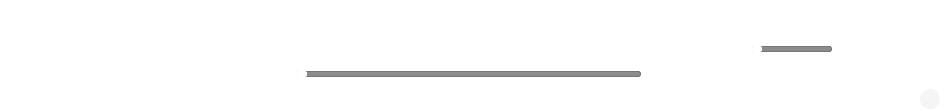
     <widget class="QFrame" name="PlayerPane">
      <property name="minimumSize">
       <size>
        <width>0</width>
        <height>100</height>
       </size>
      </property>
      <property name="maximumSize">
       <size>
        <width>16777215</width>
        <height>112</height>
       </size>
      </property>
      <property name="styleSheet">
       <string notr="true">background-color:rgba(0,0,0,80);
border-top:1px solid rgba(255,255,255,180);
border-top-left-radius:0px;
border-top-right-radius:0px;

background:transparent;</string>
      </property>
      <property name="frameShape">
       <enum>QFrame::StyledPanel</enum>
      </property>
      <property name="frameShadow">
       <enum>QFrame::Raised</enum>
      </property>
      <layout class="QGridLayout" name="gridLayout_4">
       <property name="leftMargin">
        <number>0</number>
       </property>
       <property name="topMargin">
        <number>0</number>
       </property>
       <property name="rightMargin">
        <number>0</number>
       </property>
       <property name="bottomMargin">
        <number>0</number>
       </property>
       <property name="spacing">
        <number>0</number>
       </property>
       <item row="0" column="0">
        <widget class="QFrame" name="player_frame">
         <property name="maximumSize">
          <size>
           <width>16777215</width>
           <height>95</height>
          </size>
         </property>
         <property name="styleSheet">
          <string notr="true">background-color:rgba(0,0,0,0);
color:white;
border:none;
border-radius:0px;
border-top-left-radius:0px;
border-top-right-radius:0px;</string>
         </property>
         <property name="frameShape">
          <enum>QFrame::StyledPanel</enum>
         </property>
         <property name="frameShadow">
          <enum>QFrame::Raised</enum>
         </property>
         <layout class="QHBoxLayout" name="horizontalLayout_6">
          <property name="spacing">
           <number>5</number>
          </property>
          <property name="leftMargin">
           <number>6</number>
          </property>
          <property name="topMargin">
           <number>9</number>
          </property>
          <property name="rightMargin">
           <number>5</number>
          </property>
          <property name="bottomMargin">
           <number>0</number>
          </property>
          <item>
           <widget class="QFrame" name="MediaInfo">
            <property name="minimumSize">
             <size>
              <width>200</width>
              <height>72</height>
             </size>
            </property>
            <property name="maximumSize">
             <size>
              <width>200</width>
              <height>16777215</height>
             </size>
            </property>
            <property name="frameShape">
             <enum>QFrame::StyledPanel</enum>
            </property>
            <property name="frameShadow">
             <enum>QFrame::Raised</enum>
            </property>
            <layout class="QGridLayout" name="gridLayout_18">
             <property name="rightMargin">
              <number>9</number>
             </property>
             <property name="bottomMargin">
              <number>11</number>
             </property>
             <item row="0" column="0">
              <widget class="QLabel" name="cover_art">
               <property name="minimumSize">
                <size>
                 <width>0</width>
                 <height>40</height>
                </size>
               </property>
               <property name="maximumSize">
                <size>
                 <width>50</width>
                 <height>50</height>
                </size>
               </property>
               <property name="styleSheet">
                <string notr="true">border:1px solid rgba(255,255,255,100); border-radius:25px;</string>
               </property>
               <property name="text">
                <string/>
               </property>
              </widget>
             </item>
             <item row="0" column="1">
              <widget class="QFrame" name="MediaInfo_frame">
               <property name="frameShape">
                <enum>QFrame::StyledPanel</enum>
               </property>
               <property name="frameShadow">
                <enum>QFrame::Raised</enum>
               </property>
               <layout class="QVBoxLayout" name="verticalLayout_3">
                <item>
                 <widget class="QLabel" name="title">
                  <property name="font">
                   <font>
                    <family>Inter 18pt</family>
                    <pointsize>10</pointsize>
                   </font>
                  </property>
                  <property name="text">
                   <string>The Hills </string>
                  </property>
                  <property name="buddy">
                   <cstring></cstring>
                  </property>
                 </widget>
                </item>
                <item>
                 <widget class="QLabel" name="artist">
                  <property name="font">
                   <font>
                    <family>Inter 18pt</family>
                    <pointsize>9</pointsize>
                   </font>
                  </property>
                  <property name="styleSheet">
                   <string notr="true">color:rgba(255,255,255,200);</string>
                  </property>
                  <property name="text">
                   <string>The Weeknd</string>
                  </property>
                 </widget>
                </item>
               </layout>
              </widget>
             </item>
            </layout>
           </widget>
          </item>
          <item>
           <spacer name="horizontalSpacer_7">
            <property name="orientation">
             <enum>Qt::Horizontal</enum>
            </property>
            <property name="sizeHint" stdset="0">
             <size>
              <width>40</width>
              <height>20</height>
             </size>
            </property>
           </spacer>
          </item>
          <item>
           <widget class="QFrame" name="MediaControls">
            <property name="styleSheet">
             <string notr="true">border-top-left-radius:0px;
border-top-right-radius:0px;</string>
            </property>
            <property name="frameShape">
             <enum>QFrame::StyledPanel</enum>
            </property>
            <property name="frameShadow">
             <enum>QFrame::Raised</enum>
            </property>
            <layout class="QVBoxLayout" name="verticalLayout_5">
             <property name="spacing">
              <number>0</number>
             </property>
             <property name="leftMargin">
              <number>0</number>
             </property>
             <property name="topMargin">
              <number>0</number>
             </property>
             <property name="rightMargin">
              <number>0</number>
             </property>
             <property name="bottomMargin">
              <number>0</number>
             </property>
             <item>
              <widget class="QFrame" name="controls_frame">
               <property name="minimumSize">
                <size>
                 <width>0</width>
                 <height>48</height>
                </size>
               </property>
               <property name="frameShape">
                <enum>QFrame::StyledPanel</enum>
               </property>
               <property name="frameShadow">
                <enum>QFrame::Raised</enum>
               </property>
               <layout class="QGridLayout" name="gridLayout_19">
                <property name="leftMargin">
                 <number>0</number>
                </property>
                <property name="topMargin">
                 <number>2</number>
                </property>
                <property name="rightMargin">
                 <number>0</number>
                </property>
                <property name="bottomMargin">
                 <number>2</number>
                </property>
                <property name="spacing">
                 <number>6</number>
                </property>
                <item row="0" column="1">
                 <widget class="QPushButton" name="shuffleBtn">
                  <property name="minimumSize">
                   <size>
                    <width>34</width>
                    <height>34</height>
                   </size>
                  </property>
                  <property name="maximumSize">
                   <size>
                    <width>34</width>
                    <height>34</height>
                   </size>
                  </property>
                  <property name="styleSheet">
                   <string notr="true">QPushButton {
background-color:rgba(0,0,0,0); 
color:white;
border-radius:17px;
padding:0px;
}

QPushButton:hover {
background-color:rgba(255, 255, 255,30); 
color:white;
border-radius:17px;
padding:0px;
}

QPushButton:pressed {
background-color:rgba(255, 255, 255,50); 
color:white;
border-radius:17px;
padding:0px;
}</string>
                  </property>
                  <property name="text">
                   <string/>
                  </property>
                  <property name="icon">
                   <iconset>
                    <normaloff>../../Downloads/icons8-shuffle-60.png</normaloff>../../Downloads/icons8-shuffle-60.png</iconset>
                  </property>
                  <property name="iconSize">
                   <size>
                    <width>22</width>
                    <height>22</height>
                   </size>
                  </property>
                 </widget>
                </item>
                <item row="0" column="5">
                 <widget class="QPushButton" name="repeatBtn">
                  <property name="minimumSize">
                   <size>
                    <width>34</width>
                    <height>34</height>
                   </size>
                  </property>
                  <property name="maximumSize">
                   <size>
                    <width>34</width>
                    <height>34</height>
                   </size>
                  </property>
                  <property name="styleSheet">
                   <string notr="true">QPushButton {
background-color:rgba(0,0,0,0); 
color:white;
border-radius:17px;
padding:0px;
}

QPushButton:hover {
background-color:rgba(255, 255, 255,30); 
color:white;
border-radius:17px;
padding:0px;
}

QPushButton:pressed {
background-color:rgba(255, 255, 255,50); 
color:white;
border-radius:17px;
padding:0px;
}</string>
                  </property>
                  <property name="text">
                   <string/>
                  </property>
                  <property name="icon">
                   <iconset>
                    <normaloff>../../Downloads/icons8-repeat-60.png</normaloff>../../Downloads/icons8-repeat-60.png</iconset>
                  </property>
                  <property name="iconSize">
                   <size>
                    <width>20</width>
                    <height>20</height>
                   </size>
                  </property>
                 </widget>
                </item>
                <item row="0" column="0">
                 <spacer name="horizontalSpacer_8">
                  <property name="orientation">
                   <enum>Qt::Horizontal</enum>
                  </property>
                  <property name="sizeHint" stdset="0">
                   <size>
                    <width>111</width>
                    <height>20</height>
                   </size>
                  </property>
                 </spacer>
                </item>
                <item row="0" column="3">
                 <widget class="QPushButton" name="playBtn">
                  <property name="minimumSize">
                   <size>
                    <width>40</width>
                    <height>38</height>
                   </size>
                  </property>
                  <property name="maximumSize">
                   <size>
                    <width>40</width>
                    <height>38</height>
                   </size>
                  </property>
                  <property name="styleSheet">
                   <string notr="true">QPushButton {
background-color:rgba(0,0,0,0); 
color:white;
border-radius:19px;
padding:0px;
}

QPushButton:hover {
background-color:rgba(255, 255, 255,30); 
color:white;
border-radius:19px;
padding:0px;
}

QPushButton:pressed {
background-color:rgba(255, 255, 255,50); 
color:white;
border-radius:19px;
padding:0px;
}</string>
                  </property>
                  <property name="text">
                   <string/>
                  </property>
                  <property name="icon">
                   <iconset>
                    <normaloff>../../Downloads/icons8-pause-button-60.png</normaloff>../../Downloads/icons8-pause-button-60.png</iconset>
                  </property>
                  <property name="iconSize">
                   <size>
                    <width>42</width>
                    <height>42</height>
                   </size>
                  </property>
                 </widget>
                </item>
                <item row="0" column="2">
                 <widget class="QPushButton" name="prevBtn">
                  <property name="minimumSize">
                   <size>
                    <width>38</width>
                    <height>38</height>
                   </size>
                  </property>
                  <property name="maximumSize">
                   <size>
                    <width>38</width>
                    <height>38</height>
                   </size>
                  </property>
                  <property name="styleSheet">
                   <string notr="true">QPushButton {
background-color:rgba(0,0,0,0); 
color:white;
border-radius:19px;
padding:0px;
}

QPushButton:hover {
background-color:rgba(255, 255, 255,30); 
color:white;
border-radius:19px;
padding:0px;
}

QPushButton:pressed {
background-color:rgba(255, 255, 255,50); 
color:white;
border-radius:19px;
padding:0px;
}</string>
                  </property>
                  <property name="text">
                   <string/>
                  </property>
                  <property name="icon">
                   <iconset>
                    <normaloff>../../Downloads/icons8-skip-to-start-60.png</normaloff>../../Downloads/icons8-skip-to-start-60.png</iconset>
                  </property>
                  <property name="iconSize">
                   <size>
                    <width>24</width>
                    <height>24</height>
                   </size>
                  </property>
                 </widget>
                </item>
                <item row="0" column="4">
                 <widget class="QPushButton" name="nextBtn">
                  <property name="minimumSize">
                   <size>
                    <width>38</width>
                    <height>38</height>
                   </size>
                  </property>
                  <property name="maximumSize">
                   <size>
                    <width>38</width>
                    <height>38</height>
                   </size>
                  </property>
                  <property name="styleSheet">
                   <string notr="true">QPushButton {
background-color:rgba(0,0,0,0); 
color:white;
border-radius:19px;
padding:0px;
}

QPushButton:hover {
background-color:rgba(255, 255, 255,30); 
color:white;
border-radius:19px;
padding:0px;
}

QPushButton:pressed {
background-color:rgba(255, 255, 255,50); 
color:white;
border-radius:19px;
padding:0px;
}</string>
                  </property>
                  <property name="text">
                   <string/>
                  </property>
                  <property name="icon">
                   <iconset>
                    <normaloff>../../Downloads/icons8-end-60.png</normaloff>../../Downloads/icons8-end-60.png</iconset>
                  </property>
                  <property name="iconSize">
                   <size>
                    <width>24</width>
                    <height>24</height>
                   </size>
                  </property>
                 </widget>
                </item>
                <item row="0" column="6">
                 <spacer name="horizontalSpacer_9">
                  <property name="orientation">
                   <enum>Qt::Horizontal</enum>
                  </property>
                  <property name="sizeHint" stdset="0">
                   <size>
                    <width>117</width>
                    <height>20</height>
                   </size>
                  </property>
                 </spacer>
                </item>
               </layout>
              </widget>
             </item>
             <item>
              <widget class="QFrame" name="MediaTimeFrame">
               <property name="maximumSize">
                <size>
                 <width>16777215</width>
                 <height>30</height>
                </size>
               </property>
               <property name="styleSheet">
                <string notr="true">border-top-left-radius:0px;
border-top-right-radius:0px;</string>
               </property>
               <property name="frameShape">
                <enum>QFrame::StyledPanel</enum>
               </property>
               <property name="frameShadow">
                <enum>QFrame::Raised</enum>
               </property>
               <layout class="QHBoxLayout" name="horizontalLayout_7">
                <item>
                 <widget class="QLabel" name="current_time">
                  <property name="font">
                   <font>
                    <family>Inter 18pt</family>
                   </font>
                  </property>
                  <property name="styleSheet">
                   <string notr="true">background-color:rgba(0,0,0,0); color:white;</string>
                  </property>
                  <property name="text">
                   <string>00:00</string>
                  </property>
                 </widget>
                </item>
                <item>
                 <widget class="QSlider" name="progress">
                  <property name="maximumSize">
                   <size>
                    <width>16777215</width>
                    <height>8</height>
                   </size>
                  </property>
                  <property name="sizeIncrement">
                   <size>
                    <width>0</width>
                    <height>8</height>
                   </size>
                  </property>
                  <property name="styleSheet">
                   <string notr="true">QSlider::groove:horizontal {
    height: 6px;
	background-color: rgba(0,0,0, 100);
    border-radius: 3px;
}

QSlider::handle:horizontal {
    background: #FFFFFF;
    width: 10px;
    height: 4px;
    border-radius: 2px;

}
QSlider::handle:horizontal:hover{
    background: rgb(245,245,245);
    width: 10px;
    height: 4px;
	border-radius:2px;
}

QSlider::sub-page:horizontal {
    background: #FFFFFF;
    border: 1px solid rgba(0,0,0, 50);
    height: 10px;
    border-radius: 2px;
}
QSlider::add-page:horizontal {
	background-color: rgba(0,0,0, 25);
    border: 1px solid rgba(0,0,0, 50);
    height: 10px;
    border-radius: 2px;
}
</string>
                  </property>
                  <property name="pageStep">
                   <number>0</number>
                  </property>
                  <property name="orientation">
                   <enum>Qt::Horizontal</enum>
                  </property>
                 </widget>
                </item>
                <item>
                 <widget class="QLabel" name="end_time">
                  <property name="font">
                   <font>
                    <family>Inter 18pt</family>
                   </font>
                  </property>
                  <property name="styleSheet">
                   <string notr="true">background-color:rgba(0,0,0,0); color:white;</string>
                  </property>
                  <property name="text">
                   <string>00:00</string>
                  </property>
                 </widget>
                </item>
               </layout>
              </widget>
             </item>
            </layout>
           </widget>
          </item>
          <item>
           <spacer name="horizontalSpacer_10">
            <property name="orientation">
             <enum>Qt::Horizontal</enum>
            </property>
            <property name="sizeHint" stdset="0">
             <size>
              <width>40</width>
              <height>20</height>
             </size>
            </property>
           </spacer>
          </item>
          <item>
           <widget class="QFrame" name="SideControls">
            <property name="frameShape">
             <enum>QFrame::StyledPanel</enum>
            </property>
            <property name="frameShadow">
             <enum>QFrame::Raised</enum>
            </property>
            <layout class="QHBoxLayout" name="horizontalLayout_4">
             <item>
              <widget class="QFrame" name="volumeControlsFrame">
               <property name="frameShape">
                <enum>QFrame::StyledPanel</enum>
               </property>
               <property name="frameShadow">
                <enum>QFrame::Raised</enum>
               </property>
               <layout class="QHBoxLayout" name="horizontalLayout_3">
                <property name="leftMargin">
                 <number>0</number>
                </property>
                <property name="topMargin">
                 <number>0</number>
                </property>
                <property name="rightMargin">
                 <number>0</number>
                </property>
                <property name="bottomMargin">
                 <number>0</number>
                </property>
                <item>
                 <widget class="QFrame" name="VolumeSliderFrame">
                  <property name="minimumSize">
                   <size>
                    <width>102</width>
                    <height>0</height>
                   </size>
                  </property>
                  <property name="maximumSize">
                   <size>
                    <width>102</width>
                    <height>16777215</height>
                   </size>
                  </property>
                  <property name="frameShape">
                   <enum>QFrame::StyledPanel</enum>
                  </property>
                  <property name="frameShadow">
                   <enum>QFrame::Raised</enum>
                  </property>
                  <layout class="QGridLayout" name="gridLayout">
                   <item row="0" column="0">
                    <widget class="QSlider" name="volume">
                     <property name="minimumSize">
                      <size>
                       <width>80</width>
                       <height>8</height>
                      </size>
                     </property>
                     <property name="maximumSize">
                      <size>
                       <width>80</width>
                       <height>8</height>
                      </size>
                     </property>
                     <property name="sizeIncrement">
                      <size>
                       <width>40</width>
                       <height>8</height>
                      </size>
                     </property>
                     <property name="styleSheet">
                      <string notr="true">QSlider::groove:horizontal {
    height: 6px;
	background-color: rgba(0,0,0, 100);
    border-radius: 3px;
}

QSlider::handle:horizontal {
    background: #FFFFFF;
    width: 10px;
    height: 4px;
    border-radius: 2px;

}
QSlider::handle:horizontal:hover{
    background: rgb(245,245,245);
    width: 10px;
    height: 4px;
	border-radius:2px;
}

QSlider::sub-page:horizontal {
    background: #FFFFFF;
    border: 1px solid rgba(0,0,0, 50);
    height: 10px;
    border-radius: 2px;
}
QSlider::add-page:horizontal {
	background-color: rgba(0,0,0, 25);
    border: 1px solid rgba(0,0,0, 50);
    height: 10px;
    border-radius: 2px;
}
</string>
                     </property>
                     <property name="pageStep">
                      <number>0</number>
                     </property>
                     <property name="orientation">
                      <enum>Qt::Horizontal</enum>
                     </property>
                    </widget>
                   </item>
                  </layout>
                 </widget>
                </item>
                <item>
                 <widget class="QPushButton" name="volumeBtn">
                  <property name="minimumSize">
                   <size>
                    <width>38</width>
                    <height>38</height>
                   </size>
                  </property>
                  <property name="maximumSize">
                   <size>
                    <width>38</width>
                    <height>38</height>
                   </size>
                  </property>
                  <property name="styleSheet">
                   <string notr="true">QPushButton {
background-color:rgba(0,0,0,0); 
color:white;
border-radius:19px;
padding:0px;
}

QPushButton:hover {
background-color:rgba(255, 255, 255,30); 
color:white;
border-radius:19px;
padding:0px;
}

QPushButton:pressed {
background-color:rgba(255, 255, 255,50); 
color:white;
border-radius:19px;
padding:0px;
}</string>
                  </property>
                  <property name="text">
                   <string/>
                  </property>
                  <property name="icon">
                   <iconset>
                    <normaloff>../../Downloads/icons8-audio-60.png</normaloff>../../Downloads/icons8-audio-60.png</iconset>
                  </property>
                  <property name="iconSize">
                   <size>
                    <width>20</width>
                    <height>20</height>
                   </size>
                  </property>
                 </widget>
                </item>
               </layout>
              </widget>
             </item>
             <item>
              <widget class="QFrame" name="LikeFrame">
               <property name="frameShape">
                <enum>QFrame::StyledPanel</enum>
               </property>
               <property name="frameShadow">
                <enum>QFrame::Raised</enum>
               </property>
               <layout class="QGridLayout" name="gridLayout_22">
                <property name="leftMargin">
                 <number>0</number>
                </property>
                <property name="topMargin">
                 <number>0</number>
                </property>
                <property name="rightMargin">
                 <number>0</number>
                </property>
                <property name="bottomMargin">
                 <number>0</number>
                </property>
                <property name="spacing">
                 <number>0</number>
                </property>
                <item row="0" column="0">
                 <widget class="QPushButton" name="likeBtn">
                  <property name="minimumSize">
                   <size>
                    <width>38</width>
                    <height>38</height>
                   </size>
                  </property>
                  <property name="maximumSize">
                   <size>
                    <width>38</width>
                    <height>38</height>
                   </size>
                  </property>
                  <property name="styleSheet">
                   <string notr="true">QPushButton {
background-color:rgba(0,0,0,0); 
color:white;
border-radius:19px;
padding:0px;
}

QPushButton:hover {
background-color:rgba(255, 255, 255,30); 
color:white;
border-radius:19px;
padding:0px;
}

QPushButton:pressed {
background-color:rgba(255, 255, 255,50); 
color:white;
border-radius:19px;
padding:0px;
}</string>
                  </property>
                  <property name="text">
                   <string/>
                  </property>
                  <property name="icon">
                   <iconset>
                    <normaloff>../../Downloads/icons8-heart-100.png</normaloff>../../Downloads/icons8-heart-100.png</iconset>
                  </property>
                  <property name="iconSize">
                   <size>
                    <width>20</width>
                    <height>20</height>
                   </size>
                  </property>
                 </widget>
                </item>
               </layout>
              </widget>
             </item>
            </layout>
           </widget>
          </item>
         </layout>
        </widget>
       </item>
       <item row="1" column="0">
        <widget class="QFrame" name="resizebtn_frame">
         <property name="styleSheet">
          <string notr="true">background-color:rgba(0,0,0,0); border:none;</string>
         </property>
         <property name="frameShape">
          <enum>QFrame::StyledPanel</enum>
         </property>
         <property name="frameShadow">
          <enum>QFrame::Raised</enum>
         </property>
         <layout class="QHBoxLayout" name="horizontalLayout_2">
          <property name="spacing">
           <number>0</number>
          </property>
          <property name="leftMargin">
           <number>0</number>
          </property>
          <property name="topMargin">
           <number>0</number>
          </property>
          <property name="rightMargin">
           <number>5</number>
          </property>
          <property name="bottomMargin">
           <number>2</number>
          </property>
          <item>
           <spacer name="horizontalSpacer">
            <property name="orientation">
             <enum>Qt::Horizontal</enum>
            </property>
            <property name="sizeHint" stdset="0">
             <size>
              <width>731</width>
              <height>20</height>
             </size>
            </property>
           </spacer>
          </item>
          <item>
           <widget class="QPushButton" name="resizeBtn">
            <property name="minimumSize">
             <size>
              <width>20</width>
              <height>20</height>
             </size>
            </property>
            <property name="maximumSize">
             <size>
              <width>20</width>
              <height>20</height>
             </size>
            </property>
            <property name="styleSheet">
             <string notr="true">QPushButton {
border-radius:10px;
background-color:rgba(0,0,0,10);
border:none;
}

QPushButton::hover {
border-radius:10px;
background-color:rgba(255,255,255, 50);
border:none;
}

QPushButton::pressed {
border-radius:10px;
background-color:rgba(255,255,255, 30);
border:none;
}
</string>
            </property>
            <property name="text">
             <string/>
            </property>
            <property name="icon">
             <iconset>
              <normaloff>../../Downloads/resize-handle-svgrepo-com.png</normaloff>../../Downloads/resize-handle-svgrepo-com.png</iconset>
            </property>
           </widget>
          </item>
         </layout>
        </widget>
       </item>
      </layout>
     </widget>
